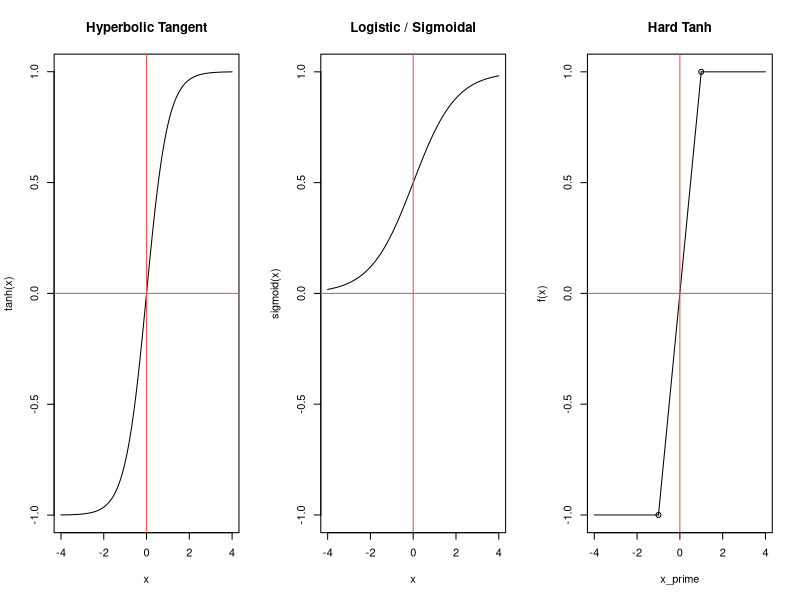
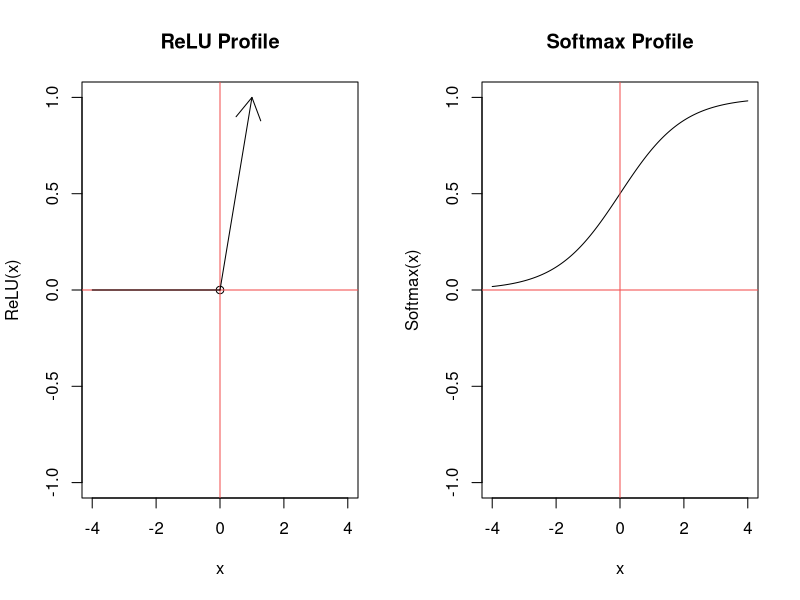

Write the R code that produced these figures, in order.
## ---- chunk 1
# Load Libraries
library("knitr")
## ---- chunk 2
x = seq(-4, 4, 0.02)
par(mfrow=c(1, 3))
y_tanh = tanh(x)
y_sigmoid = 1/(1 + exp(-x))
# Plot - Tanh
plot(x, y_tanh,
     type = "l",
     main = "Hyperbolic Tangent",
     ylab = "tanh(x)")
abline(h = 0, v = 0, col = "#F24F4F")
# Plot 2 - Logistic
plot(x, y_sigmoid,
     type = "l",
     ylim = c(-1,1),
     main = "Logistic / Sigmoidal",
     ylab = "sigmoid(x)")
abline(h = 0, v = 0, col = "#F24F4F")
# Plot 3 - Hard Tanh
x_prime = c(-1, 1)
y_prime = c(-1, 1)
plot(x_prime, y_prime,
     xlim = c(-4, 4),
     ylim = c(-1, 1),
     main = "Hard Tanh",
     ylab = "f(x)")
segments(-1, -1, 1, 1)
segments(-1, -1, -4, -1)
segments(1, 1, 4, 1)
abline(h = 0, v = 0, col = "#F24F4F")
## ---- chunk 3
x = seq(-4, 4, 0.02)
  
par(mfrow=c(1,2))

plot(x=0, y=0,
     xlim = c(-4, 4),
     ylim = c(-1,1),
     main = "ReLU Profile",
     xlab = "x",
     ylab = "ReLU(x)")
abline(h = 0, v = 0, col = "#F24F4F")
segments(-4, 0, 0, 0)
arrows(0,0,1,1)
plot(x, y_sigmoid,
     type = "l",
     ylim = c(-1,1),
     main = "Softmax Profile",
     ylab = "Softmax(x)")
abline(h = 0, v = 0, col = "#F24F4F")
